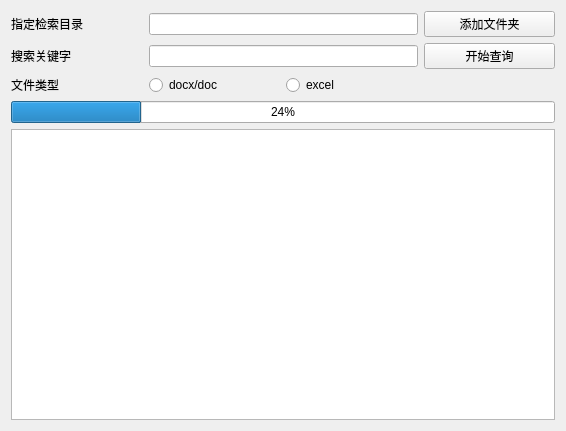
<?xml version="1.0" encoding="UTF-8"?>
<ui version="4.0">
 <class>Form</class>
 <widget class="QWidget" name="Form">
  <property name="geometry">
   <rect>
    <x>0</x>
    <y>0</y>
    <width>566</width>
    <height>431</height>
   </rect>
  </property>
  <property name="sizePolicy">
   <sizepolicy hsizetype="Fixed" vsizetype="Fixed">
    <horstretch>0</horstretch>
    <verstretch>0</verstretch>
   </sizepolicy>
  </property>
  <property name="windowTitle">
   <string>Form</string>
  </property>
  <layout class="QGridLayout" name="gridLayout_2">
   <item row="0" column="0">
    <layout class="QGridLayout" name="gridLayout">
     <item row="0" column="0">
      <widget class="QLabel" name="dstdirLabel">
       <property name="text">
        <string>指定检索目录</string>
       </property>
      </widget>
     </item>
     <item row="0" column="1" colspan="2">
      <widget class="QLineEdit" name="lineEdit"/>
     </item>
     <item row="0" column="3">
      <widget class="QPushButton" name="addDirButton">
       <property name="text">
        <string>添加文件夹</string>
       </property>
      </widget>
     </item>
     <item row="1" column="0">
      <widget class="QLabel" name="keywordLabel">
       <property name="text">
        <string>搜索关键字</string>
       </property>
      </widget>
     </item>
     <item row="1" column="1" colspan="2">
      <widget class="QLineEdit" name="lineEdit_2"/>
     </item>
     <item row="1" column="3">
      <widget class="QPushButton" name="searchButton">
       <property name="text">
        <string>开始查询</string>
       </property>
      </widget>
     </item>
     <item row="2" column="0">
      <widget class="QLabel" name="fileTypeLabel">
       <property name="text">
        <string>文件类型</string>
       </property>
      </widget>
     </item>
     <item row="2" column="1">
      <widget class="QRadioButton" name="radioButton">
       <property name="text">
        <string>docx/doc</string>
       </property>
      </widget>
     </item>
     <item row="2" column="2">
      <widget class="QRadioButton" name="radioButton_2">
       <property name="text">
        <string>excel</string>
       </property>
      </widget>
     </item>
     <item row="3" column="0" colspan="4">
      <widget class="QProgressBar" name="progressBar">
       <property name="value">
        <number>24</number>
       </property>
      </widget>
     </item>
     <item row="4" column="0" colspan="4">
      <widget class="QTableView" name="tableView"/>
     </item>
    </layout>
   </item>
  </layout>
 </widget>
 <resources/>
 <connections/>
</ui>
